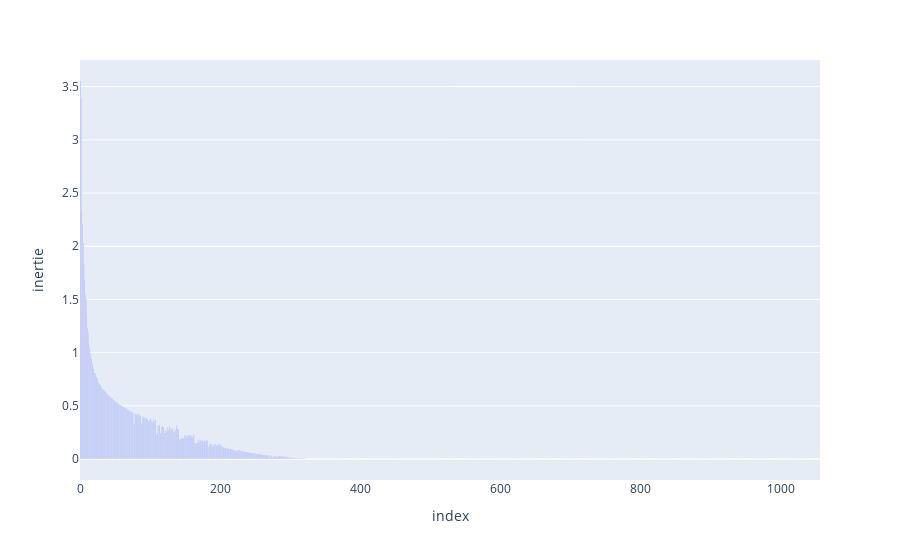
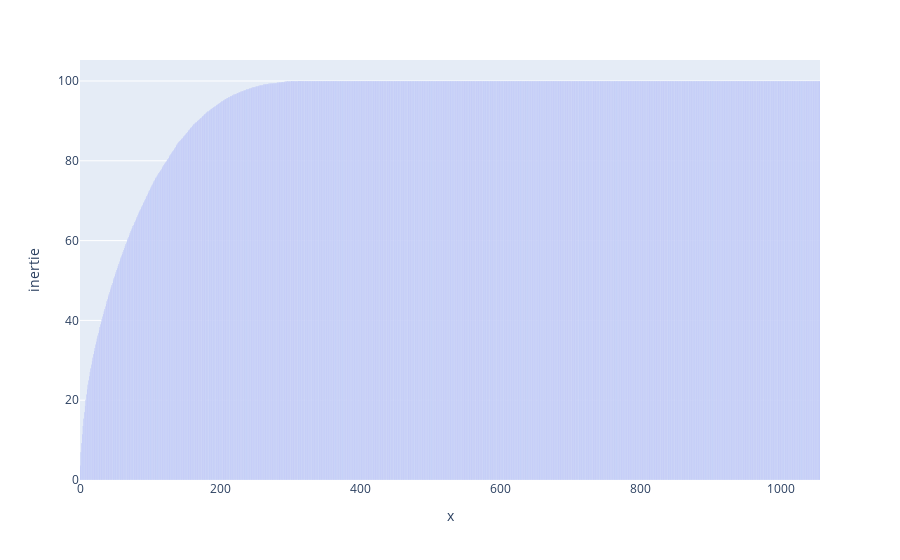
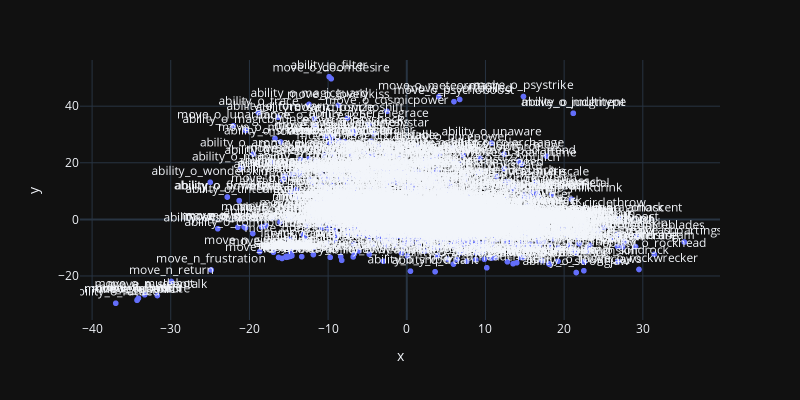

The code cell stored with these charts, in order, in its notebook:
### Markdown cell above
Et maintenant, l'analyse des correspondances multiples

### Code cell
# Récupération des données

XLS = pd.read_csv('elza.csv',header=0,index_col=0)
# Affichage de la figure 1
print("\n", XLS,"\n")
col_names=(np.array(XLS.columns))
row_names=(np.array(XLS.index))
etiquettes = np.concatenate((row_names,col_names))
XLS = np.array(XLS)
print(XLS)
k = np.sum(XLS)
(n,p)=np.shape(XLS)
print(n,p)

# Création des matrices des poids, des métriques, et de toutes les matrices nécéssaires

DI=np.identity(n)
AJ=np.identity(n)
for i in range(n):
    sum = np.sum(XLS[i,:])
    DI[i,i] = sum/k
    AJ[i,i] = k/sum
# Affichage de la figure 2
print(pd.DataFrame(np.transpose(np.diagonal(DI)),index=row_names,columns=['marges']),"\n")

DJ=np.identity(p)
AI=np.identity(p)
for j in range(p):
    sum=np.sum(XLS[:,j])
    DJ[j,j] = sum/k
    AI[j,j] = k/sum
# Affichage de la figure 3
print(pd.DataFrame(np.transpose(np.diagonal(DJ)),index=col_names,columns=['marges']),"\n")

X = (1/k)*AJ@XLS
Y = (1/k)*AI@np.transpose(XLS)

VI = np.transpose(X)@DI@X
VJ = np.transpose(Y)@DJ@Y

# Analyse en composantes principales

vp,vep=np.linalg.eig(VI@AI)
vp = np.real(vp)
vep = np.real(vep)
vpb,vepb=np.linalg.eig(VJ@AJ)
vpb = np.real(vpb)
vepb = np.real(vepb)

XAU=X@AI@vep
YAV=Y@AJ@vepb

sum_vp = np.sum(vp)-1
inerties = (100/sum_vp)*vp[1:]

# Affichage de la figure 4
inertie = pd.DataFrame(np.transpose(inerties),columns=['inertie'])
print(inertie,"\n")
fig = px.bar(inertie, x=inertie.index, y='inertie')
fig.show()
cumulatif = np.transpose(inerties)
lengg = len(inerties)
print(lengg)
for i in range(1,lengg):
    cumulatif[i]+=cumulatif[i-1]


cumulatiff = pd.DataFrame(cumulatif,columns=['inertie'])

fig = px.bar(cumulatiff, x=inertie.index, y='inertie')
fig.show()
# Récupération des coordonnées dans le plan principal

vp1 = vp[1]
u1 = vep[:,1]
a1 = AI@u1
za1 = X@a1

vpb1 = vpb[1]
v1 = vepb[:,1]
b1 = AJ@v1
zb1 = Y@b1

vp2 = vp[2]
u2 = vep[:,2]
a2 = AI@u2
za2 = X@a2

vpb2 = vpb[2]
v2 = vepb[:,2]
b2 = AJ@v2
zb2 = Y@b2

vp3 = vp[3]
u3 = vep[:,3]
a3 = AI@u3
za3 = X@a3

vpb3 = vpb[3]
v3 = vepb[:,3]
b3 = AJ@v3
zb3 = Y@b3


coordx = np.concatenate((za1,zb1))
coordy = np.concatenate((za2,zb2))
coords = pd.DataFrame(np.transpose([coordx,coordy]),index=etiquettes,columns=['X1','X2'])
#Affichage de la figure 5
print(coords,"\n")

# Calcul des contributions

contribx1 = DI @ (np.square(za1))
contribx1 = (1/(np.sum(contribx1)))*contribx1
contribx2 = DI @ (np.square(za2))
contribx2 = (1/(np.sum(contribx2)))*contribx2
contriby1 = DJ @ (np.square(zb1))
contriby1 = (1/(np.sum(contriby1)))*contriby1
contriby2 = DJ @ (np.square(zb2))
contriby2 = (1/(np.sum(contriby2)))*contriby2
contrib1 = np.concatenate((contribx1,contriby1))
contrib2 = np.concatenate((contribx2,contriby2))
contrib = pd.DataFrame(np.transpose([contrib1,contrib2]),index=etiquettes,columns=['X1','X2'])
# Affichage de la figure 6
print(contrib,"\n")

# Calcul des cosinus carrés liés à la bonne représentation

represx1 = []
represx2 = []
for i in range(n):
    represx1.append((1/(np.sum(np.square(XAU[i,1:]))))*(za1[i]**2))
for i in range(n):
    represx2.append((1/(np.sum(np.square(XAU[i,1:]))))*(za2[i]**2))
represy1 = []
represy2 = []
for i in range(p):
    represy1.append((1/(np.sum(np.square(YAV[i,1:]))))*(zb1[i]**2))
for i in range(p):
    represy2.append((1/(np.sum(np.square(YAV[i,1:]))))*(zb2[i]**2))

repres1 = np.concatenate((represx1,represy1))
repres2 = np.concatenate((represx2,represy2))
# Affichage de la figure 7
print(pd.DataFrame(np.transpose([repres1,repres2]),index=etiquettes,columns=['X1','X2']),"\n")

# Graphique des modalités

# Affichage de la figure 8
fig = px.scatter(x=coordx, y=coordy, text=etiquettes,width=800, height=400,template="plotly_dark")
fig.update_traces(textposition='top center')
fig.show()

### Figure 1 — Plotly figure (JSON) as saved in the notebook; plotly's stock layout.template omitted (floating-point values rounded to 4 significant figures; data arrays with more than 128 entries replaced by an {"elided": "..."} marker saying what was removed)
{"data": [{"alignmentgroup": "True", "hovertemplate": "index=%{x}<br>inertie=%{y}<extra></extra>", "legendgroup": "", "marker": {"color": "#636efa", "pattern": {"shape": ""}}, "name": "", "offsetgroup": "", "orientation": "v", "showlegend": false, "textposition": "auto", "type": "bar", "x": {"elided": "1056 int values"}, "xaxis": "x", "y": {"elided": "1056 float values"}, "yaxis": "y"}], "layout": {"barmode": "relative", "legend": {"tracegroupgap": 0}, "margin": {"t": 60}, "xaxis": {"anchor": "y", "domain": [0, 1], "title": {"text": "index"}}, "yaxis": {"anchor": "x", "domain": [0, 1], "title": {"text": "inertie"}}}}

### Figure 2 — Plotly figure (JSON) as saved in the notebook; plotly's stock layout.template omitted (floating-point values rounded to 4 significant figures; data arrays with more than 128 entries replaced by an {"elided": "..."} marker saying what was removed)
{"data": [{"alignmentgroup": "True", "hovertemplate": "x=%{x}<br>inertie=%{y}<extra></extra>", "legendgroup": "", "marker": {"color": "#636efa", "pattern": {"shape": ""}}, "name": "", "offsetgroup": "", "orientation": "v", "showlegend": false, "textposition": "auto", "type": "bar", "x": {"elided": "1056 int values"}, "xaxis": "x", "y": {"elided": "1056 float values"}, "yaxis": "y"}], "layout": {"barmode": "relative", "legend": {"tracegroupgap": 0}, "margin": {"t": 60}, "xaxis": {"anchor": "y", "domain": [0, 1], "title": {"text": "x"}}, "yaxis": {"anchor": "x", "domain": [0, 1], "title": {"text": "inertie"}}}}

### Figure 3 — Plotly figure (JSON) as saved in the notebook; plotly's stock layout.template omitted (floating-point values rounded to 4 significant figures; data arrays with more than 128 entries replaced by an {"elided": "..."} marker saying what was removed)
{"data": [{"hovertemplate": "x=%{x}<br>y=%{y}<br>text=%{text}<extra></extra>", "legendgroup": "", "marker": {"color": "#636efa", "symbol": "circle"}, "mode": "markers+text", "name": "", "showlegend": false, "text": {"elided": "1397 str values"}, "textposition": "top center", "type": "scattergl", "x": {"elided": "1397 float values"}, "xaxis": "x", "y": {"elided": "1397 float values"}, "yaxis": "y"}], "layout": {"height": 400, "legend": {"tracegroupgap": 0}, "margin": {"t": 60}, "width": 800, "xaxis": {"anchor": "y", "domain": [0, 1], "title": {"text": "x"}}, "yaxis": {"anchor": "x", "domain": [0, 1], "title": {"text": "y"}}}}
